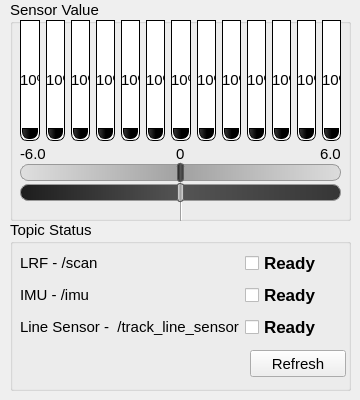
   <widget class="QWidget" name="tab_2">
    <attribute name="title">
     <string>Status</string>
    </attribute>
    <widget class="QGroupBox" name="groupBox_2">
     <property name="geometry">
      <rect>
       <x>10</x>
       <y>0</y>
       <width>341</width>
       <height>221</height>
      </rect>
     </property>
     <property name="font">
      <font>
       <pointsize>11</pointsize>
      </font>
     </property>
     <property name="title">
      <string>Sensor Value</string>
     </property>
     <widget class="QWidget" name="horizontalLayoutWidget">
      <property name="geometry">
       <rect>
        <x>10</x>
        <y>20</y>
        <width>321</width>
        <height>121</height>
       </rect>
      </property>
      <layout class="QHBoxLayout" name="horizontalLayout_2">
       <item>
        <widget class="QProgressBar" name="progressBar_1">
         <property name="styleSheet">
          <string notr="true">QProgressBar {
border: 1px solid black;
text-align: left;
padding: 1px;
border-bottom-right-radius: 7px;
border-bottom-left-radius: 7px;
background: QLinearGradient( x1: 0, y1: 0, x2: 1, y2: 0,
stop: 0 #fff,
stop: 0.4999 #eee,
stop: 0.5 #ddd,
stop: 1 #eee );
width: 10px;
}

QProgressBar::chunk {
background: qlineargradient(spread:reflect, x1:0.718, y1:0, x2:0.028, y2:0, stop:0.286364 rgba(0, 0, 0, 255), stop:1 rgba(56, 56, 56, 255));



border-bottom-right-radius: 7px;
border-bottom-left-radius: 7px;
border: 1px solid black;
}</string>
         </property>
         <property name="value">
          <number>10</number>
         </property>
         <property name="orientation">
          <enum>Qt::Vertical</enum>
         </property>
        </widget>
       </item>
       <item>
        <widget class="QProgressBar" name="progressBar_2">
         <property name="styleSheet">
          <string notr="true">QProgressBar {
border: 1px solid black;
text-align: left;
padding: 1px;
border-bottom-right-radius: 7px;
border-bottom-left-radius: 7px;
background: QLinearGradient( x1: 0, y1: 0, x2: 1, y2: 0,
stop: 0 #fff,
stop: 0.4999 #eee,
stop: 0.5 #ddd,
stop: 1 #eee );
width: 10px;
}

QProgressBar::chunk {
background: qlineargradient(spread:reflect, x1:0.718, y1:0, x2:0.028, y2:0, stop:0.286364 rgba(0, 0, 0, 255), stop:1 rgba(56, 56, 56, 255));



border-bottom-right-radius: 7px;
border-bottom-left-radius: 7px;
border: 1px solid black;
}</string>
         </property>
         <property name="value">
          <number>10</number>
         </property>
         <property name="orientation">
          <enum>Qt::Vertical</enum>
         </property>
        </widget>
       </item>
       <item>
        <widget class="QProgressBar" name="progressBar_3">
         <property name="styleSheet">
          <string notr="true">QProgressBar {
border: 1px solid black;
text-align: left;
padding: 1px;
border-bottom-right-radius: 7px;
border-bottom-left-radius: 7px;
background: QLinearGradient( x1: 0, y1: 0, x2: 1, y2: 0,
stop: 0 #fff,
stop: 0.4999 #eee,
stop: 0.5 #ddd,
stop: 1 #eee );
width: 10px;
}

QProgressBar::chunk {
background: qlineargradient(spread:reflect, x1:0.718, y1:0, x2:0.028, y2:0, stop:0.286364 rgba(0, 0, 0, 255), stop:1 rgba(56, 56, 56, 255));



border-bottom-right-radius: 7px;
border-bottom-left-radius: 7px;
border: 1px solid black;
}</string>
         </property>
         <property name="value">
          <number>10</number>
         </property>
         <property name="orientation">
          <enum>Qt::Vertical</enum>
         </property>
        </widget>
       </item>
       <item>
        <widget class="QProgressBar" name="progressBar_4">
         <property name="styleSheet">
          <string notr="true">QProgressBar {
border: 1px solid black;
text-align: left;
padding: 1px;
border-bottom-right-radius: 7px;
border-bottom-left-radius: 7px;
background: QLinearGradient( x1: 0, y1: 0, x2: 1, y2: 0,
stop: 0 #fff,
stop: 0.4999 #eee,
stop: 0.5 #ddd,
stop: 1 #eee );
width: 10px;
}

QProgressBar::chunk {
background: qlineargradient(spread:reflect, x1:0.718, y1:0, x2:0.028, y2:0, stop:0.286364 rgba(0, 0, 0, 255), stop:1 rgba(56, 56, 56, 255));



border-bottom-right-radius: 7px;
border-bottom-left-radius: 7px;
border: 1px solid black;
}</string>
         </property>
         <property name="value">
          <number>10</number>
         </property>
         <property name="orientation">
          <enum>Qt::Vertical</enum>
         </property>
        </widget>
       </item>
       <item>
        <widget class="QProgressBar" name="progressBar_5">
         <property name="styleSheet">
          <string notr="true">QProgressBar {
border: 1px solid black;
text-align: left;
padding: 1px;
border-bottom-right-radius: 7px;
border-bottom-left-radius: 7px;
background: QLinearGradient( x1: 0, y1: 0, x2: 1, y2: 0,
stop: 0 #fff,
stop: 0.4999 #eee,
stop: 0.5 #ddd,
stop: 1 #eee );
width: 10px;
}

QProgressBar::chunk {
background: qlineargradient(spread:reflect, x1:0.718, y1:0, x2:0.028, y2:0, stop:0.286364 rgba(0, 0, 0, 255), stop:1 rgba(56, 56, 56, 255));



border-bottom-right-radius: 7px;
border-bottom-left-radius: 7px;
border: 1px solid black;
}</string>
         </property>
         <property name="value">
          <number>10</number>
         </property>
         <property name="orientation">
          <enum>Qt::Vertical</enum>
         </property>
        </widget>
       </item>
       <item>
        <widget class="QProgressBar" name="progressBar_6">
         <property name="styleSheet">
          <string notr="true">QProgressBar {
border: 1px solid black;
text-align: left;
padding: 1px;
border-bottom-right-radius: 7px;
border-bottom-left-radius: 7px;
background: QLinearGradient( x1: 0, y1: 0, x2: 1, y2: 0,
stop: 0 #fff,
stop: 0.4999 #eee,
stop: 0.5 #ddd,
stop: 1 #eee );
width: 10px;
}

QProgressBar::chunk {
background: qlineargradient(spread:reflect, x1:0.718, y1:0, x2:0.028, y2:0, stop:0.286364 rgba(0, 0, 0, 255), stop:1 rgba(56, 56, 56, 255));



border-bottom-right-radius: 7px;
border-bottom-left-radius: 7px;
border: 1px solid black;
}</string>
         </property>
         <property name="value">
          <number>10</number>
         </property>
         <property name="orientation">
          <enum>Qt::Vertical</enum>
         </property>
        </widget>
       </item>
       <item>
        <widget class="QProgressBar" name="progressBar_7">
         <property name="styleSheet">
          <string notr="true">QProgressBar {
border: 1px solid black;
text-align: left;
padding: 1px;
border-bottom-right-radius: 7px;
border-bottom-left-radius: 7px;
background: QLinearGradient( x1: 0, y1: 0, x2: 1, y2: 0,
stop: 0 #fff,
stop: 0.4999 #eee,
stop: 0.5 #ddd,
stop: 1 #eee );
width: 10px;
}

QProgressBar::chunk {
background: qlineargradient(spread:reflect, x1:0.718, y1:0, x2:0.028, y2:0, stop:0.286364 rgba(0, 0, 0, 255), stop:1 rgba(56, 56, 56, 255));



border-bottom-right-radius: 7px;
border-bottom-left-radius: 7px;
border: 1px solid black;
}</string>
         </property>
         <property name="value">
          <number>10</number>
         </property>
         <property name="orientation">
          <enum>Qt::Vertical</enum>
         </property>
        </widget>
       </item>
       <item>
        <widget class="QProgressBar" name="progressBar_8">
         <property name="styleSheet">
          <string notr="true">QProgressBar {
border: 1px solid black;
text-align: left;
padding: 1px;
border-bottom-right-radius: 7px;
border-bottom-left-radius: 7px;
background: QLinearGradient( x1: 0, y1: 0, x2: 1, y2: 0,
stop: 0 #fff,
stop: 0.4999 #eee,
stop: 0.5 #ddd,
stop: 1 #eee );
width: 10px;
}

QProgressBar::chunk {
background: qlineargradient(spread:reflect, x1:0.718, y1:0, x2:0.028, y2:0, stop:0.286364 rgba(0, 0, 0, 255), stop:1 rgba(56, 56, 56, 255));



border-bottom-right-radius: 7px;
border-bottom-left-radius: 7px;
border: 1px solid black;
}</string>
         </property>
         <property name="value">
          <number>10</number>
         </property>
         <property name="orientation">
          <enum>Qt::Vertical</enum>
         </property>
        </widget>
       </item>
       <item>
        <widget class="QProgressBar" name="progressBar_9">
         <property name="styleSheet">
          <string notr="true">QProgressBar {
border: 1px solid black;
text-align: left;
padding: 1px;
border-bottom-right-radius: 7px;
border-bottom-left-radius: 7px;
background: QLinearGradient( x1: 0, y1: 0, x2: 1, y2: 0,
stop: 0 #fff,
stop: 0.4999 #eee,
stop: 0.5 #ddd,
stop: 1 #eee );
width: 10px;
}

QProgressBar::chunk {
background: qlineargradient(spread:reflect, x1:0.718, y1:0, x2:0.028, y2:0, stop:0.286364 rgba(0, 0, 0, 255), stop:1 rgba(56, 56, 56, 255));



border-bottom-right-radius: 7px;
border-bottom-left-radius: 7px;
border: 1px solid black;
}</string>
         </property>
         <property name="value">
          <number>10</number>
         </property>
         <property name="orientation">
          <enum>Qt::Vertical</enum>
         </property>
        </widget>
       </item>
       <item>
        <widget class="QProgressBar" name="progressBar_10">
         <property name="styleSheet">
          <string notr="true">QProgressBar {
border: 1px solid black;
text-align: left;
padding: 1px;
border-bottom-right-radius: 7px;
border-bottom-left-radius: 7px;
background: QLinearGradient( x1: 0, y1: 0, x2: 1, y2: 0,
stop: 0 #fff,
stop: 0.4999 #eee,
stop: 0.5 #ddd,
stop: 1 #eee );
width: 10px;
}

QProgressBar::chunk {
background: qlineargradient(spread:reflect, x1:0.718, y1:0, x2:0.028, y2:0, stop:0.286364 rgba(0, 0, 0, 255), stop:1 rgba(56, 56, 56, 255));



border-bottom-right-radius: 7px;
border-bottom-left-radius: 7px;
border: 1px solid black;
}</string>
         </property>
         <property name="value">
          <number>10</number>
         </property>
         <property name="orientation">
          <enum>Qt::Vertical</enum>
         </property>
        </widget>
       </item>
       <item>
        <widget class="QProgressBar" name="progressBar_11">
         <property name="styleSheet">
          <string notr="true">QProgressBar {
border: 1px solid black;
text-align: left;
padding: 1px;
border-bottom-right-radius: 7px;
border-bottom-left-radius: 7px;
background: QLinearGradient( x1: 0, y1: 0, x2: 1, y2: 0,
stop: 0 #fff,
stop: 0.4999 #eee,
stop: 0.5 #ddd,
stop: 1 #eee );
width: 10px;
}

QProgressBar::chunk {
background: qlineargradient(spread:reflect, x1:0.718, y1:0, x2:0.028, y2:0, stop:0.286364 rgba(0, 0, 0, 255), stop:1 rgba(56, 56, 56, 255));



border-bottom-right-radius: 7px;
border-bottom-left-radius: 7px;
border: 1px solid black;
}</string>
         </property>
         <property name="value">
          <number>10</number>
         </property>
         <property name="orientation">
          <enum>Qt::Vertical</enum>
         </property>
        </widget>
       </item>
       <item>
        <widget class="QProgressBar" name="progressBar_12">
         <property name="styleSheet">
          <string notr="true">QProgressBar {
border: 1px solid black;
text-align: left;
padding: 1px;
border-bottom-right-radius: 7px;
border-bottom-left-radius: 7px;
background: QLinearGradient( x1: 0, y1: 0, x2: 1, y2: 0,
stop: 0 #fff,
stop: 0.4999 #eee,
stop: 0.5 #ddd,
stop: 1 #eee );
width: 10px;
}

QProgressBar::chunk {
background: qlineargradient(spread:reflect, x1:0.718, y1:0, x2:0.028, y2:0, stop:0.286364 rgba(0, 0, 0, 255), stop:1 rgba(56, 56, 56, 255));



border-bottom-right-radius: 7px;
border-bottom-left-radius: 7px;
border: 1px solid black;
}</string>
         </property>
         <property name="value">
          <number>10</number>
         </property>
         <property name="orientation">
          <enum>Qt::Vertical</enum>
         </property>
        </widget>
       </item>
       <item>
        <widget class="QProgressBar" name="progressBar_13">
         <property name="styleSheet">
          <string notr="true">QProgressBar {
border: 1px solid black;
text-align: left;
padding: 1px;
border-bottom-right-radius: 7px;
border-bottom-left-radius: 7px;
background: QLinearGradient( x1: 0, y1: 0, x2: 1, y2: 0,
stop: 0 #fff,
stop: 0.4999 #eee,
stop: 0.5 #ddd,
stop: 1 #eee );
width: 10px;
}

QProgressBar::chunk {
background: qlineargradient(spread:reflect, x1:0.718, y1:0, x2:0.028, y2:0, stop:0.286364 rgba(0, 0, 0, 255), stop:1 rgba(56, 56, 56, 255));



border-bottom-right-radius: 7px;
border-bottom-left-radius: 7px;
border: 1px solid black;
}</string>
         </property>
         <property name="value">
          <number>10</number>
         </property>
         <property name="orientation">
          <enum>Qt::Vertical</enum>
         </property>
        </widget>
       </item>
      </layout>
     </widget>
     <widget class="QSlider" name="sliderBK">
      <property name="geometry">
       <rect>
        <x>10</x>
        <y>160</y>
        <width>321</width>
        <height>24</height>
       </rect>
      </property>
      <property name="styleSheet">
       <string notr="true">QSlider::groove:horizontal {
    border: 1px solid #999999;
    height: 15px; /* the groove expands to the size of the slider by default. by giving it a height, it has a fixed size */
    background: qlineargradient(spread:reflect, x1:0, y1:0, x2:1, y2:0, stop:0 rgba(223, 223, 223, 255), stop:0.5 rgba(161, 161, 161, 255), stop:1 rgba(220, 220, 220, 255));
    margin: 3px 0;
	border-radius: 8px;
}

QSlider::handle:horizontal {
    background: qlineargradient(spread:reflect, x1:0, y1:0, x2:1, y2:0, stop:0 rgba(29, 29, 29, 255), stop:0.5 rgba(84, 84, 84, 255), stop:1 rgba(54, 54, 54, 255));
    border: 1px solid #5c5c5c;
    width: 5px;
    margin: -2px 0; /* handle is placed by default on the contents rect of the groove. Expand outside the groove */
    border-radius: 3px;
}</string>
      </property>
      <property name="minimum">
       <number>-600</number>
      </property>
      <property name="maximum">
       <number>600</number>
      </property>
      <property name="pageStep">
       <number>100</number>
      </property>
      <property name="value">
       <number>0</number>
      </property>
      <property name="orientation">
       <enum>Qt::Horizontal</enum>
      </property>
      <property name="invertedAppearance">
       <bool>false</bool>
      </property>
      <property name="invertedControls">
       <bool>false</bool>
      </property>
     </widget>
     <widget class="QSlider" name="sliderWH">
      <property name="geometry">
       <rect>
        <x>10</x>
        <y>180</y>
        <width>321</width>
        <height>24</height>
       </rect>
      </property>
      <property name="styleSheet">
       <string notr="true">QSlider::groove:horizontal {
    border: 1px solid #999999;
    height: 15px; /* the groove expands to the size of the slider by default. by giving it a height, it has a fixed size */
    background: qlineargradient(spread:reflect, x1:0, y1:0, x2:1, y2:0, stop:0 rgba(29, 29, 29, 255), stop:0.5 rgba(84, 84, 84, 255), stop:1 rgba(54, 54, 54, 255));
    margin: 3px 0;
	border-radius: 8px;
}

QSlider::handle:horizontal {
    background: qlineargradient(spread:reflect, x1:0, y1:0, x2:1, y2:0, stop:0 rgba(223, 223, 223, 255), stop:0.5 rgba(161, 161, 161, 255), stop:1 rgba(220, 220, 220, 255));
    border: 1px solid #5c5c5c;
    width: 5px;
    margin: -2px 0; /* handle is placed by default on the contents rect of the groove. Expand outside the groove */
    border-radius: 3px;
}</string>
      </property>
      <property name="minimum">
       <number>-600</number>
      </property>
      <property name="maximum">
       <number>600</number>
      </property>
      <property name="singleStep">
       <number>1</number>
      </property>
      <property name="pageStep">
       <number>100</number>
      </property>
      <property name="value">
       <number>0</number>
      </property>
      <property name="orientation">
       <enum>Qt::Horizontal</enum>
      </property>
     </widget>
     <widget class="Line" name="line_2">
      <property name="geometry">
       <rect>
        <x>161</x>
        <y>201</y>
        <width>20</width>
        <height>20</height>
       </rect>
      </property>
      <property name="orientation">
       <enum>Qt::Vertical</enum>
      </property>
     </widget>
     <widget class="QLabel" name="label_9">
      <property name="geometry">
       <rect>
        <x>10</x>
        <y>145</y>
        <width>65</width>
        <height>17</height>
       </rect>
      </property>
      <property name="text">
       <string>-6.0</string>
      </property>
     </widget>
     <widget class="QLabel" name="label_10">
      <property name="geometry">
       <rect>
        <x>310</x>
        <y>145</y>
        <width>31</width>
        <height>17</height>
       </rect>
      </property>
      <property name="text">
       <string>6.0</string>
      </property>
     </widget>
     <widget class="QLabel" name="label_11">
      <property name="geometry">
       <rect>
        <x>166</x>
        <y>145</y>
        <width>31</width>
        <height>17</height>
       </rect>
      </property>
      <property name="text">
       <string>0</string>
      </property>
     </widget>
     <zorder>line_2</zorder>
     <zorder>horizontalLayoutWidget</zorder>
     <zorder>sliderBK</zorder>
     <zorder>sliderWH</zorder>
     <zorder>label_9</zorder>
     <zorder>label_10</zorder>
     <zorder>label_11</zorder>
    </widget>
    <widget class="QGroupBox" name="groupBox_3">
     <property name="geometry">
      <rect>
       <x>10</x>
       <y>220</y>
       <width>341</width>
       <height>171</height>
      </rect>
     </property>
     <property name="font">
      <font>
       <pointsize>11</pointsize>
      </font>
     </property>
     <property name="title">
      <string>Topic Status</string>
     </property>
     <widget class="QWidget" name="gridLayoutWidget_3">
      <property name="geometry">
       <rect>
        <x>10</x>
        <y>30</y>
        <width>321</width>
        <height>91</height>
       </rect>
      </property>
      <layout class="QGridLayout" name="gridLayout_2">
       <item row="0" column="0">
        <widget class="QLabel" name="label_7">
         <property name="font">
          <font>
           <pointsize>11</pointsize>
          </font>
         </property>
         <property name="text">
          <string>LRF - /scan</string>
         </property>
        </widget>
       </item>
       <item row="1" column="1">
        <widget class="QCheckBox" name="statusIMU">
         <property name="font">
          <font>
           <pointsize>13</pointsize>
           <weight>75</weight>
           <bold>true</bold>
          </font>
         </property>
         <property name="text">
          <string>Ready</string>
         </property>
         <property name="iconSize">
          <size>
           <width>24</width>
           <height>24</height>
          </size>
         </property>
         <property name="checkable">
          <bool>true</bool>
         </property>
         <property name="tristate">
          <bool>false</bool>
         </property>
        </widget>
       </item>
       <item row="0" column="1">
        <widget class="QCheckBox" name="statusLRF">
         <property name="font">
          <font>
           <pointsize>13</pointsize>
           <weight>75</weight>
           <bold>true</bold>
          </font>
         </property>
         <property name="styleSheet">
          <string notr="true"/>
         </property>
         <property name="text">
          <string>Ready</string>
         </property>
         <property name="iconSize">
          <size>
           <width>24</width>
           <height>24</height>
          </size>
         </property>
         <property name="checkable">
          <bool>true</bool>
         </property>
         <property name="checked">
          <bool>false</bool>
         </property>
         <property name="tristate">
          <bool>false</bool>
         </property>
        </widget>
       </item>
       <item row="1" column="0">
        <widget class="QLabel" name="label_5">
         <property name="font">
          <font>
           <pointsize>11</pointsize>
          </font>
         </property>
         <property name="text">
          <string>IMU - /imu</string>
         </property>
        </widget>
       </item>
       <item row="2" column="1">
        <widget class="QCheckBox" name="statusLS">
         <property name="font">
          <font>
           <pointsize>13</pointsize>
           <weight>75</weight>
           <bold>true</bold>
          </font>
         </property>
         <property name="text">
          <string>Ready</string>
         </property>
         <property name="iconSize">
          <size>
           <width>24</width>
           <height>24</height>
          </size>
         </property>
         <property name="checkable">
          <bool>true</bool>
         </property>
         <property name="checked">
          <bool>false</bool>
         </property>
         <property name="tristate">
          <bool>false</bool>
         </property>
        </widget>
       </item>
       <item row="2" column="0">
        <widget class="QLabel" name="label_8">
         <property name="font">
          <font>
           <pointsize>11</pointsize>
          </font>
         </property>
         <property name="text">
          <string>Line Sensor -  /track_line_sensor</string>
         </property>
        </widget>
       </item>
      </layout>
     </widget>
     <widget class="QPushButton" name="refreshTopicStatus">
      <property name="geometry">
       <rect>
        <x>240</x>
        <y>130</y>
        <width>96</width>
        <height>27</height>
       </rect>
      </property>
      <property name="text">
       <string>Refresh</string>
      </property>
     </widget>
    </widget>
   </widget>
